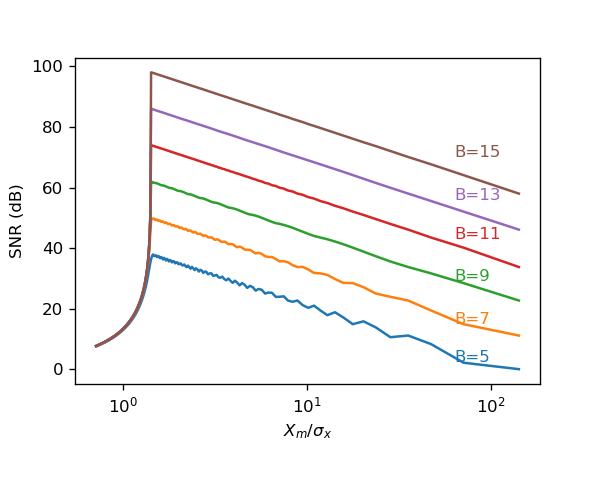

The Python source for this figure:
import numpy as np
import matplotlib.pyplot as plt


arrayA = np.arange(.01, 2, .01)
Xm = 1.0
f = lambda x, A: A*np.cos(1.0*x/10) 
N = 101000

variance = lambda x: 1.0/np.size(x)*np.sum(x**2)
def snr(arrayA, B): 
    retx, rety = np.array([]), np.array([])
    
    Delta = 1.0*Xm/(2**B)
    quant = lambda x: np.where(x<-Xm, -Xm, np.where(x<Xm-Delta, np.floor((x+(Delta/2))/Delta)*Delta, Xm-Delta))
    
    for A in arrayA:
        x = np.arange(N)
        y = f(x, A)
        qy = quant(y)
        e = qy-y
        vy = variance(y)
        ve = variance(e)

        retx = np.append(retx, Xm/np.sqrt(vy))
        rety = np.append(rety, 10*np.log10(vy/ve))
    return np.log10(retx), rety


fig = plt.figure(figsize=(5, 4), dpi=120)
ax = fig.subplots(1, 1)
ax.xaxis.set_ticks([0, 1, 2])
ax.xaxis.set_ticklabels([r"$10^0$", r"$10^1$", r"$10^2$"])
ax.set_ylabel("SNR (dB)")
ax.set_xlabel(r"$X_m/\sigma_x$")
plt.subplots_adjust(bottom=.2)

B = 6-1
x2, y2 = snr(arrayA, B)
ax.plot(x2, y2)
ax.text(1.8, 2.5, "B=5", color='C0')

B = 8-1
x3, y3 = snr(arrayA, B)
ax.plot(x3, y3)
ax.text(1.8, 15, "B=7", color='C1')

B = 10-1
x4, y4 = snr(arrayA, B)
ax.plot(x4, y4)
ax.text(1.8, 29, "B=9", color='C2')

B = 12-1
x5, y5 = snr(arrayA, B)
ax.plot(x5, y5)
ax.text(1.8, 43, "B=11", color='C3')

B = 14-1
x6, y6 = snr(arrayA, B)
ax.plot(x6, y6)
ax.text(1.8, 56, "B=13", color='C4')

B = 16-1
x7, y7 = snr(arrayA, B)
ax.plot(x7, y7)
ax.text(1.8, 70, "B=15", color='C5')

fig.savefig("SNR.png", format='png')
plt.show()
